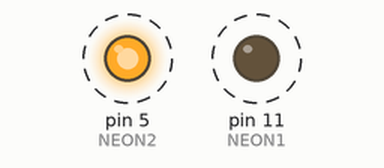
A sketch run on a simulated Arduino Uno, built with avr-gcc and run on an emulated ATmega328P. On the bench: output pins drawn as LEDs (lit = HIGH). Dashed ring = blinking.

Above: at 0.05 s.
Timing chart, 0 to 5.9 s (numbered marks = the images above):
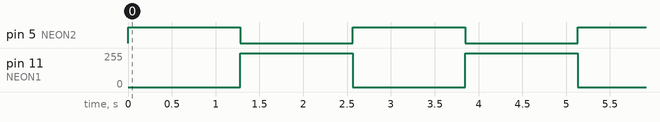

The sketch:

super_simple_neon.ino
```cpp
const int NEON1 = 11;  // transformer 1 is on pin 11
const int NEON2 = 5;   // transformer 2 is on pin 5

int brightness1 = 0;  // brightness of neon 1
int upOrDown1 = +1; // +1 means go up in brightness, and -1 means go down


void setup() {
  // put your setup code here, to run once:

  // both these pins should be outputs
  pinMode(NEON1, OUTPUT);
  pinMode(NEON2, OUTPUT);

  // turn both outputs on
  digitalWrite(NEON1, 1);   // 1 means on and 0 means off
  digitalWrite(NEON2, HIGH); // HIGH means on (SAME AS 1) and LOW means off
}

void loop() {
  analogWrite(NEON1, brightness1);

  brightness1 = brightness1 + upOrDown1;

  if (brightness1 > 255) {
    brightness1 = 255;
    upOrDown1 = -1;
  }
  if (brightness1 < 0) {
    brightness1 = 0;
    upOrDown1 = +1;   // +1 and 1 are the same thing
  }

  if (upOrDown1 == +1) {
    digitalWrite(NEON2, 1);
  }
  else {
    digitalWrite(NEON2, 0);
  }


  delay(5);
}
```

Measured:
- by itself, pin 5 (NEON2): alternates HIGH for 1.3 s and LOW for 1.3 s
- by itself, pin 11 (NEON1): alternates 255/255 for 1.3 s and 0/255 for 1.3 s
